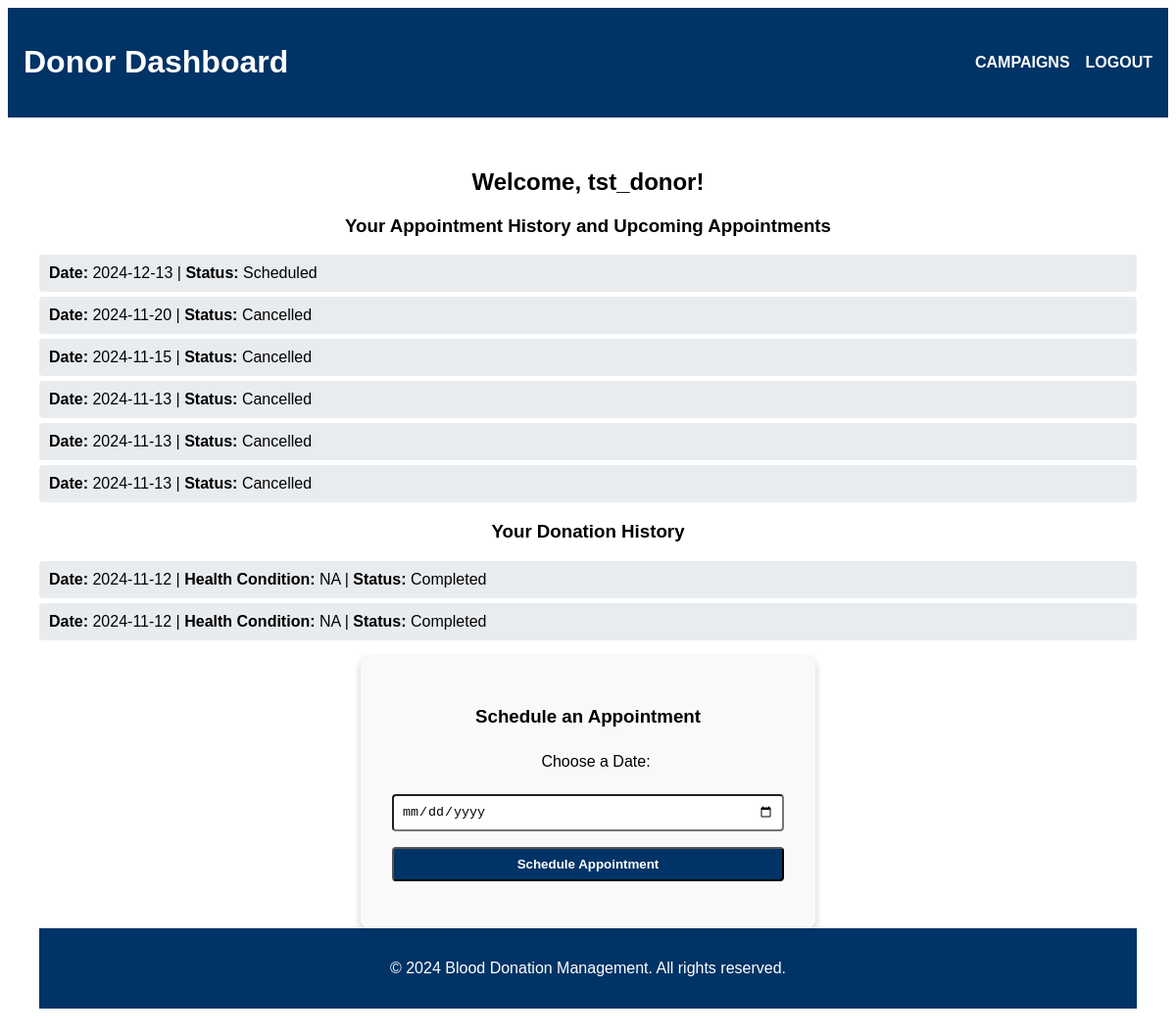
The page /backend/donor_dashboard.php (signed in) on the database its author committed.
### tables this page shows
CREATE TABLE `appointment` (
  `appointment_id` int(11) NOT NULL,
  `donor_id` int(11) DEFAULT NULL,
  `appointment_date` date NOT NULL,
  `status` enum('Scheduled','Completed','Cancelled') NOT NULL
);

CREATE TABLE `donation` (
  `donation_id` int(11) NOT NULL,
  `donor_id` int(11) DEFAULT NULL,
  `donation_date` date NOT NULL,
  `amount` int(11) DEFAULT NULL,
  `health_condition` text,
  `status` enum('Pending','Completed','Failed') DEFAULT 'Pending',
  `blood_test_id` int(11) DEFAULT NULL
);

### backend/functions.php (called while the page is built, shortened)
<?php
include 'db_connect.php';
if (!function_exists('getDonations')) {
    function getDonations($donorId = null) {
        global $conn;
        $query = "SELECT * FROM donation";
        if ($donorId) {
            $query .= " WHERE donor_id = ?";
            $stmt = $conn->prepare($query);
            $stmt->bind_param("i", $donorId);
        } else {
            $stmt = $conn->prepare($query);
        }
        $stmt->execute();
        return $stmt->get_result()->fetch_all(MYSQLI_ASSOC);
    }
}
?>

### backend/donor_dashboard.php (the view, shortened to what this page needs)
<?php
include 'auth.php';
include 'functions.php';
echo "<header class='header'>
        <h1 class='title'>Donor Dashboard</h1>
        <nav>
            <ul>
                <li><a href='donor_campaigns.php'>CAMPAIGNS</a></li>
                <li><a href='logout.php'>LOGOUT</a></li>
            </ul>
        </nav>
      </header>";
echo "<div class='dashboard-container'>";
echo "<h2>Welcome, " . $_SESSION['username'] . "!</h2>";
$donorId = $_SESSION['user_id'];
include 'db_connect.php';
echo "<h3>Your Appointment History and Upcoming Appointments</h3>";
$stmt = $conn->prepare("SELECT appointment_id, appointment_date, status FROM appointment WHERE donor_id = ? ORDER BY appointment_date DESC");
$stmt->bind_param("i", $donorId);
$stmt->execute();
$result = $stmt->get_result();
if ($result->num_rows > 0) {
    echo "<ul class='appointment-list'>";
    while ($row = $result->fetch_assoc()) {
        echo "<li><strong>Date:</strong> " . $row['appointment_date'] .
             " | <strong>Status:</strong> " . $row['status'];
        echo "</li>";
    }
    echo "</ul>";
} else {
    echo "<p>You have no appointment history. Schedule one now!</p>";
}
echo "<h3>Your Donation History</h3>";
$donations = getDonations($donorId);
if (count($donations) > 0) {
    echo "<ul class='donation-list'>";
    foreach ($donations as $donation) {
        echo "<li><strong>Date:</strong> " . $donation['donation_date'] .
             " | <strong>Health Condition:</strong> " . $donation['health_condition'] .
             " | <strong>Status:</strong> " . $donation['status'] . "</li>";
    }
    echo "</ul>";
} else {
    echo "<p>You have no donation history recorded.</p>";
}
?>
<div class="form-container">
    <h3>Schedule an Appointment</h3>
    <form action="process_appointment.php" method="POST">
        <label for="appointment_date">Choose a Date:</label>
        <input type="date" id="appointment_date" name="appointment_date" required>
        <button type="submit" class="submit-btn">Schedule Appointment</button>
    </form>
</div>
<footer>
    <p>&copy; 2024 Blood Donation Management. All rights reserved.</p>
</footer>

### backend/donor_dashboard.php (style rules this page uses)
.header, footer { background-color: #003366; color: white; padding: 1rem; text-align: center; }
.header { display: flex; justify-content: space-between; align-items: center; }
.header nav ul { list-style-type: none; padding: 0; display: flex; }
.header nav ul li { margin-left: 1rem; }
.header nav ul li a { color: white; text-decoration: none; font-weight: bold; }
.dashboard-container { padding: 2rem; text-align: center; }
.form-container { background: #f9f9f9; padding: 2rem; max-width: 400px; margin: auto; border-radius: 8px; box-shadow: 0 4px 8px rgba(0, 0, 0, 0.2); }
label, input[type="date"], .submit-btn { display: block; width: 100%; margin-top: 1rem; padding: 0.5rem; border-radius: 4px; }
.submit-btn { background-color: #003366; color: white; font-weight: bold; cursor: pointer; }
.appointment-list, .donation-list { list-style-type: none; padding: 0; }
.appointment-list li, .donation-list li { background: #e9ecef; padding: 10px; margin: 5px 0; border-radius: 4px; text-align: left; }

### rows shown on the page
appointment: appointment_date "2024-12-13", status "Scheduled"
appointment: appointment_date "2024-11-20", status "Cancelled"
appointment: appointment_date "2024-11-15", status "Cancelled"
appointment: appointment_date "2024-11-13", status "Cancelled"
appointment: appointment_date "2024-11-13", status "Cancelled"
appointment: appointment_date "2024-11-13", status "Cancelled"
donation: donation_date "2024-11-12", health_condition "NA", status "Completed"
donation: donation_date "2024-11-12", health_condition "NA", status "Completed"

### other values the page prints
$_SESSION['username'] "tst_donor"
